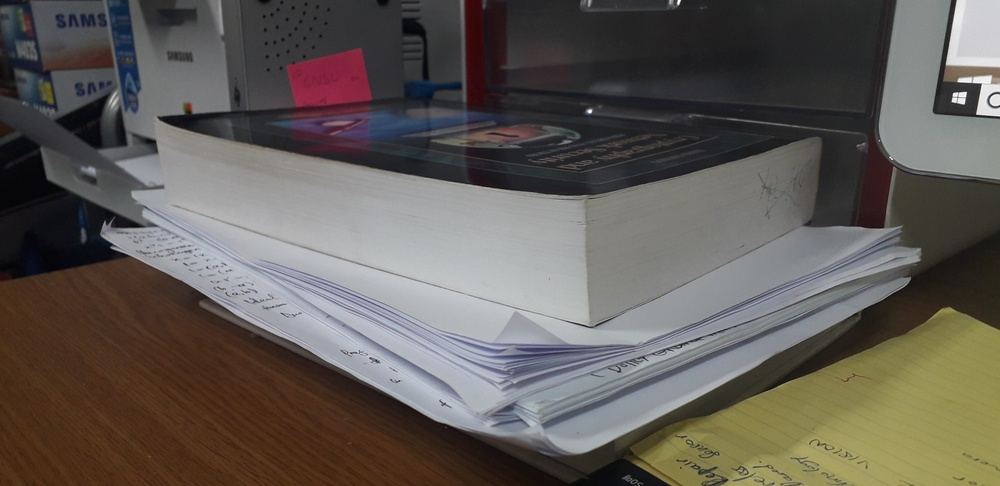
#> input picture Homework 6 due to 6.10/img2.jpg, 1000 x 486 px, shrunk from 4128 x 2006 before the run
$ jupyter execute --allow-errors 'epiporal geometry.ipynb'
#> lines starting #> are read from the running program, lines starting #| are printed output that depends on the picture
[cell 1]
import numpy as np
import cv2 as cv
from matplotlib import pyplot as plt

[cell 2]
img1 = cv.imread('img2.jpg',0) #queryimage # left image
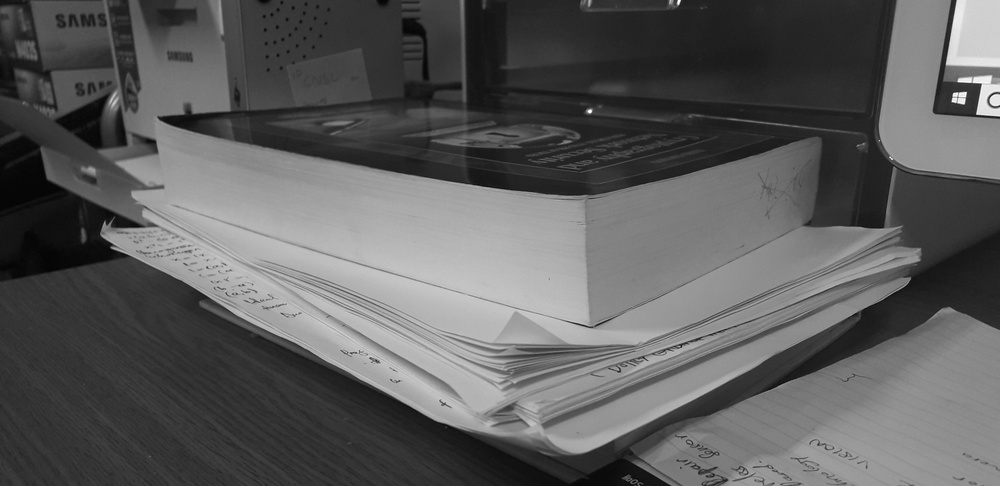
#> img1: shape (486, 1000); min 3, max 255, mean 92.4
img2 = cv.imread('img3.jpg',0) #trainimage # right image
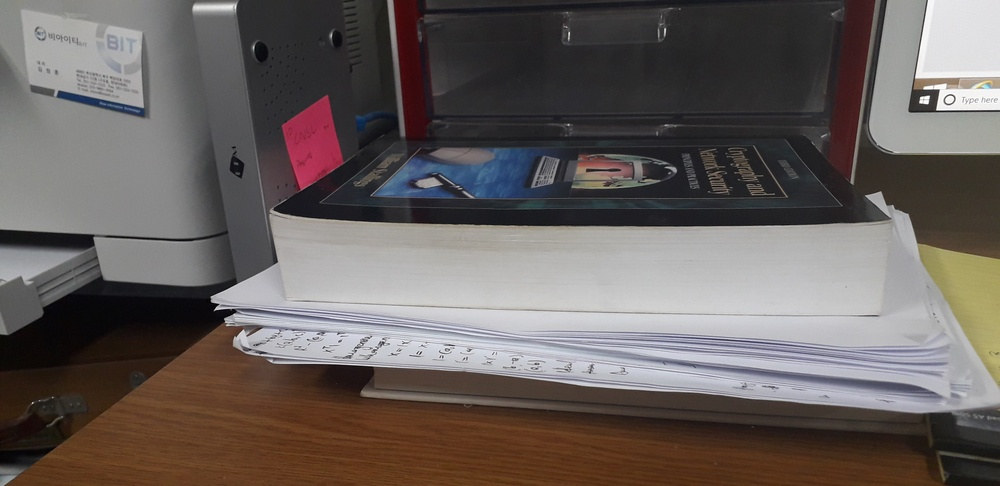
#> input picture Homework 6 due to 6.10/img3.jpg, 1000 x 486 px, shrunk from 4128 x 2006 before the run
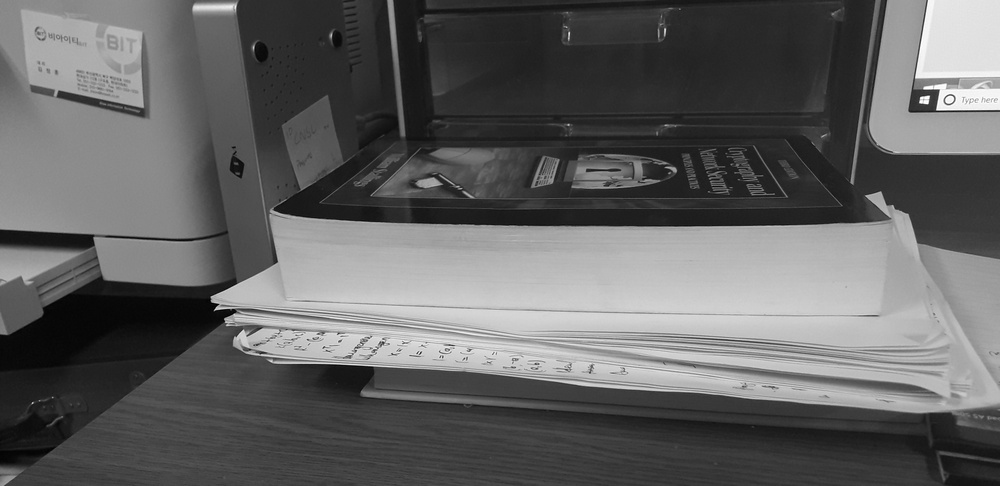
#> img2: shape (486, 1000); min 0, max 255, mean 97.8
